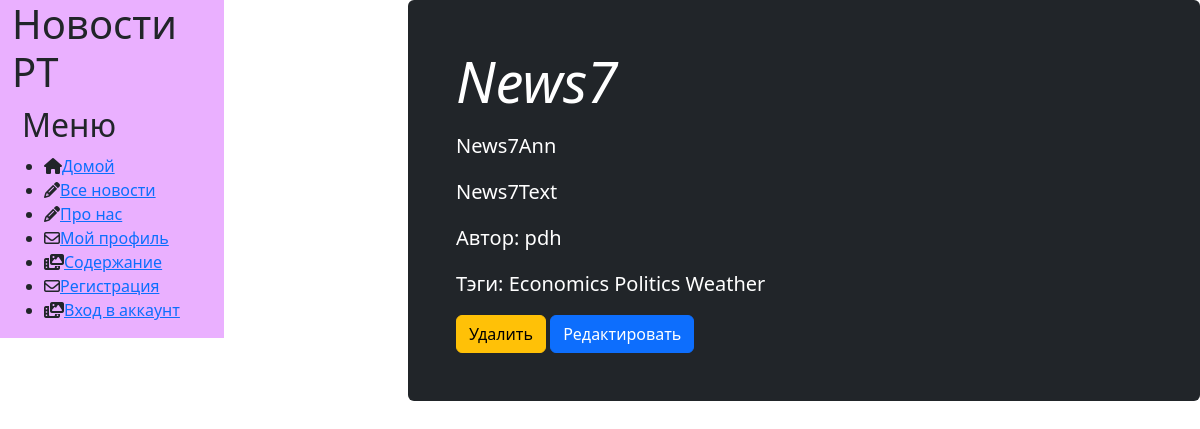
The page /news/show/6 on the database its author committed.
### news/models.py (models this page shows, shortened)
class Article(models.Model):
    categories = (('E', 'Economics'), ('S', 'Science'), ('IT', 'IT'))
    author = models.ForeignKey(User, on_delete=models.SET_NULL, null=True)
    title = models.CharField('Название', max_length=50, default='')
    anouncement = models.TextField('Аннотация', max_length=250)
    text = models.TextField('Текст новости')
    date = models.DateTimeField('Дата публикации', auto_created='', auto_now=True)
    category = models.CharField(choices=categories, max_length=10, verbose_name='Категории')
    tags = models.ManyToManyField(to=Tag, blank=True)
    slug = models.SlugField(unique=True)  # самозаполняемое поле, unique=True дает ошибку при миграции в уже созданную таблицу
    objects = models.Manager()  # покажет только сегодняшние новости
    published = PublishedToday()  # покажет только сегодняшние новости
    class Meta:
        ordering = ['title', 'date']
        verbose_name = 'Новост'
        verbose_name_plural = 'Новостииии'

class Tag(models.Model):
    title = models.CharField(max_length=80)
    status = models.BooleanField(default=True)
    class Meta:
        ordering = ['title', 'status']
        verbose_name = 'Тэг'
        verbose_name_plural = 'Тэги'

### news/views.py (the view)
# urls.py: path('show/<int:pk>', views.ArticleDetailView.as_view(), name='news_detail'),
class ArticleDetailView(DetailView):
    model = Article
    template_name = 'news/news_detail.html'
    context_object_name = 'article'

### news/templates/news/news_detail.html (shortened to what this page needs)
{% extends 'main/base_template.html' %}
{% load static %}
{% load bootstrap5 %}
{% block content %}
        <div class="row">
                    <div class="single_news">
                        <div class="p-4 p-md-5 text-white rounded bg-dark" >
                                <div class="col-md-6 px-0">
                                  <h1 class="display-4 fst-italic"> {{ article.title }}</h1>
                                  <p class="lead my-3">{{ article.anouncement }}</p>
                                    <p class="lead my-3">{{ article.text }}</p>
                                  <p class="lead my-3">Автор: {{ article.author }}</p>
                                    <p class="lead my-3"> Тэги: {% for t in article.tags.all %} {{ t.title }} {% endfor %}</p>
                                </div>
                                    <a class="btn btn-warning" href="{% url 'news_delete'  article.pk%}">Удалить</a>
                                    <a class="btn btn-primary" href="{% url 'news_update'  article.pk%}">Редактировать</a>
                        </div>
                    </div>
        </div>
{% endblock %}

### main/static/main/css/style.css (style rules this page uses)
body { margin: 20px; background: #EAB0FF; }

### rows shown on the page
Article: title "News7", anouncement "News7Ann", text "News7Text", author "pdh"
Tag: title "Economics"
Tag: title "Politics"
Tag: title "Weather"
